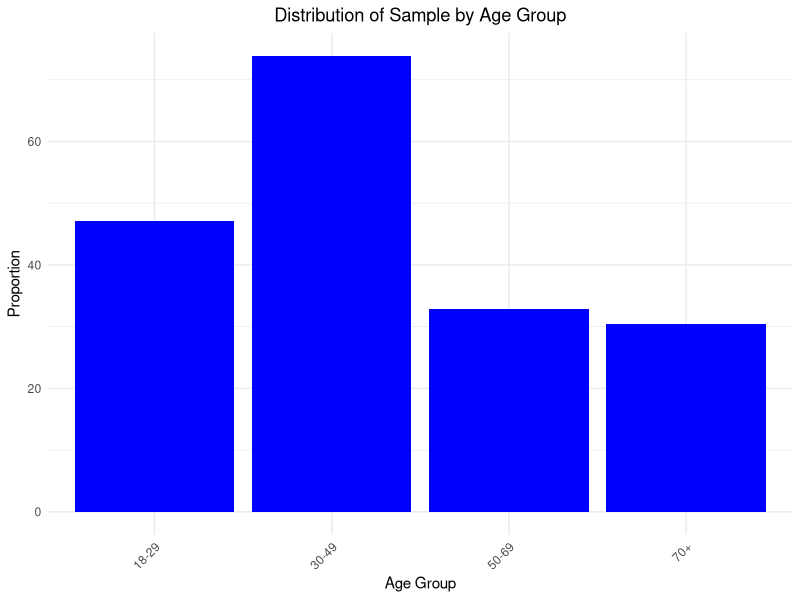
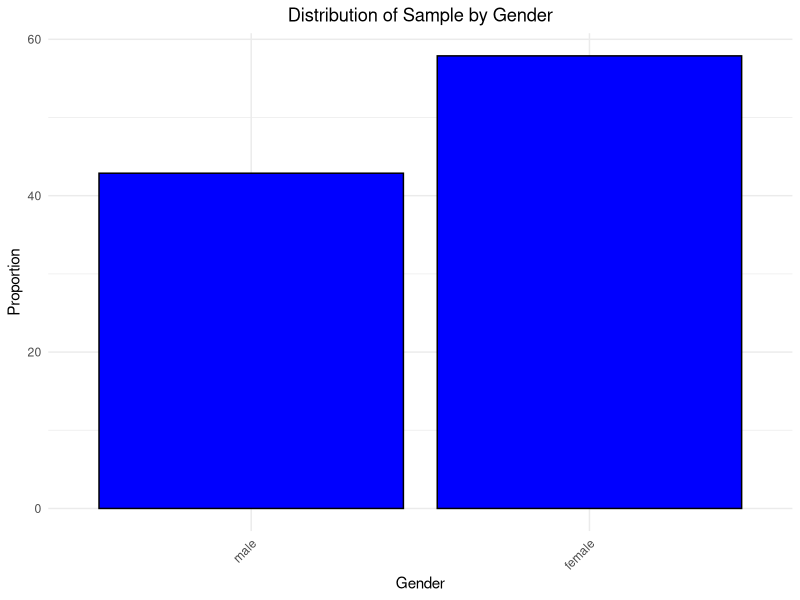
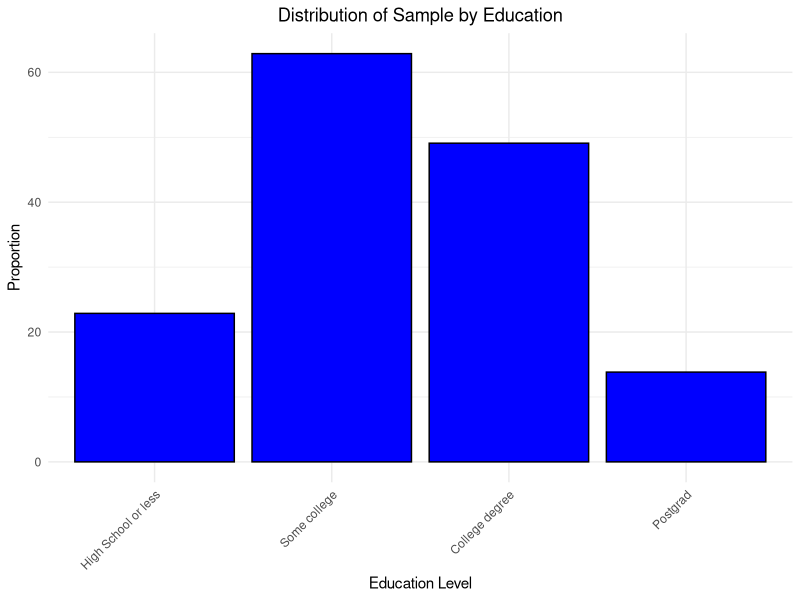

Recreate these plots in R, in order.
#### Preamble ####
# Purpose: Simulates the post-strat data set
# Author: Jeongwoo Kim, Jiwon Choi
# Date: 9 March 2024
# Contact: jwoo.kim@mail.utoronto.ca, jwon.choi@mail.utoronto.ca
# License: MIT
# Pre-requisites: None

#### Workspace setup ####
# Load necessary libraries
library(ggplot2)
library(dplyr)
library(tibble)

### Simulation 1) Simulate data for age group distribution ###
set.seed(123) # Setting seed for reproducibility
age_groups <- c('18-29', '30-49', '50-69', '70+')
base_proportion <- c(50, 75, 25, 30) # These are the base proportions for the age groups

simulated_data1 <-
  tibble(
    # Create age group data
    age_group = rep(age_groups, times = 1),
    # Base proportion data
    proportion = base_proportion + rnorm(length(age_groups), 0, 5)
  )

# Create a bar plot with custom styles using ggplot
plot1 <- ggplot(simulated_data1, aes(x = age_group, y = proportion)) +
  geom_bar(stat = "identity", position = position_dodge(), fill = "blue") + # Set bar color to blue
  labs(title = "Distribution of Sample by Age Group",
       x = "Age Group", y = "Proportion") +
  theme_minimal() +
  theme(plot.title = element_text(hjust = 0.5), # Center the plot title
        axis.text.x = element_text(angle = 45, hjust = 1))

# Display the plot
print(plot1)

### Simulation 2) Simulate data for gender distribution ###
set.seed(123) # Setting seed for reproducibility

# Define gender proportions with some added random variation
gender_names <- c('male', 'female')
base_proportions <- c(45, 55) # Base proportions

simulated_data2 <- 
  tibble(
    gender = factor(gender_names, levels = gender_names),
    proportion = base_proportions + runif(length(gender_names), min = -5, max = 5) # Add random variation
  )

# Create a bar plot with all bars colored blue
plot2 <- ggplot(simulated_data2, aes(x = gender, y = proportion, fill = gender)) +
  geom_bar(stat = "identity", color = "black") +
  scale_fill_manual(values = rep("blue", length(gender_names))) + # Set all bars to blue
  labs(title = "Distribution of Sample by Gender",
       x = "Gender", y = "Proportion") +
  theme_minimal() +
  theme(plot.title = element_text(hjust = 0.5), # Center the plot title
        legend.position = "none", # Remove the legend
        axis.text.x = element_text(angle = 45, hjust = 1)) # Optionally rotate x-axis labels

# Display the plot
print(plot2)


### Simulation 3) Simulate data for education distribution ###
set.seed(123) # Setting seed for reproducibility

# Assigning specific values for each education level
education_levels <- c('High School or less', 'Some college', 'College degree', 'Postgrad')
base_proportions <- c(25, 60, 50, 10) # Base proportions for simplicity

simulated_data3 <-
  tibble(
    education = factor(education_levels, levels = education_levels),
    proportion = base_proportions + runif(length(education_levels), min = -5, max = 5)
  )

# Create a bar plot with all bars colored blue
plot3 <- ggplot(simulated_data3, aes(x = education, y = proportion, fill = education)) +
  geom_bar(stat = "identity", color = "black") +
  scale_fill_manual(values = rep("blue", length(education_levels))) + # Set all bars to blue
  labs(title = "Distribution of Sample by Education",
       x = "Education Level", y = "Proportion") +
  theme_minimal() +
  theme(plot.title = element_text(hjust = 0.5), # Center the plot title
        legend.position = "none", # Remove the legend
        axis.text.x = element_text(angle = 45, hjust = 1)) # Rotate x-axis labels for clarity

# Display the plot
print(plot3)